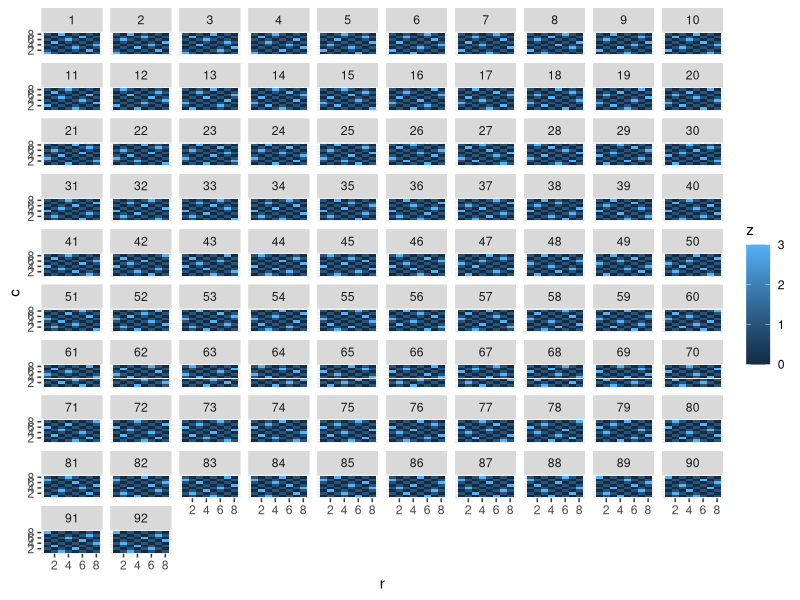

This figure's R source:
library(tidyverse)

#-----------------------------------------------------------------------------
#' Try and place a Queen given a vector of positions of the current Queens
#'
#' This function calls itself recursively for every valid placement of the
#' next queen. 
#'
#' @param queens A vector of integers representing the column placement 
#'               of queens so far. The index within this list
#'               is the row, and the value is the column.  
#'               To generate all solutions, pass in an empty vector (the default)
#'
#'  e.g. queens = c(1, 4, 7) corresponds to queens placed at c(1, 1), c(2, 4) and
#'  c(3, 7)
#'                  
#'
#'  ---------------------------------
#'  |   |   |   |   |   |   |   |   |
#'  ---------------------------------
#'  |   |   |   |   |   |   |   |   |
#'  ---------------------------------
#'  |   |   |   |   |   |   |   |   |
#'  ---------------------------------
#'  |   |   |   |   |   |   |   |   |
#'  ---------------------------------
#'  |   |   |   |   |   |   | Q |   |    3rd row, 7th column
#'  --------------------------------- 
#'  |   |   |   | Q |   |   |   |   |    2nd row, 4th column
#'  ---------------------------------
#'  | Q |   |   |   |   |   |   |   |    1st row, 1st column
#'  ---------------------------------
#'
#'
#'
#'
#' @return a list where each element is a vector of 8 integers 
#'         i.e. a solution to the 8 queens problem
#-----------------------------------------------------------------------------
place_queen <- function(queens=c()) {
  
  #---------------------------------------------------------------------------
  # If there are 8 queens placed, then this must be a solution.
  #---------------------------------------------------------------------------
  if (length(queens) == 8) {
    return(list(queens))
  }
  
  #---------------------------------------------------------------------------
  # Figure out where a queen can be placed in the next row.
  # Drop all columns that have already been taken - since we 
  # can't place a queen below an existing queen
  #---------------------------------------------------------------------------
  possible_placements <- setdiff(1:8, queens)
  
  #---------------------------------------------------------------------------
  # For each queen already on the board, find the diagonal 
  # positions that it can see in this row.
  #---------------------------------------------------------------------------
  diag_offsets <- seq.int(length(queens), 1)
  diags <- c(queens + diag_offsets, queens - diag_offsets)
  diags <- diags[diags > 0 & diags < 9]
  
  #---------------------------------------------------------------------------
  # Drop these diagonal columns from possible placements
  #---------------------------------------------------------------------------
  possible_placements <- setdiff(possible_placements, diags)
  
  #---------------------------------------------------------------------------
  # For each possible placement, try and place a queen
  #---------------------------------------------------------------------------
  possible_placements %>% 
    map(~place_queen(c(queens, .x))) %>%
    keep(~length(.x) > 0) %>%
    flatten()
}


#-----------------------------------------------------------------------------
#' Plot a single solution
#' @param queens a vector of 8 integers giving the column positions of 8 queens
#-----------------------------------------------------------------------------
plot_single_8queens <- function(queens, title = NULL) {
  queens_df <- tibble(cols = queens, rows=1:8)
  board_df <- expand.grid(cols = 1:8, rows = 1:8) %>% 
    mutate(check = (cols + rows) %%2 == 1)
  
  p <- ggplot(queens_df, aes(rows, cols)) + 
    geom_tile(data=board_df, aes(fill=check), colour='black') +
    geom_text(label='\u2655', family="Arial Unicode MS", size = 8) + 
    theme_void() + 
    coord_equal() + 
    scale_fill_manual(values = c('TRUE'='white', 'FALSE'='grey70')) + 
    theme(
      legend.position = 'none'
    ) 
  
  if (is.null(title)) {
    p <- p + labs(title = paste("Queens:", deparse(as.numeric(queens)))) 
  } else {
    p <- p + labs(title = title)
  }
}


#-----------------------------------------------------------------------------
# Start with no queens placed and generate all solutions.
#-----------------------------------------------------------------------------
solutions <- place_queen()

v=1:8
f=function(q){L=length(q)
if(L==8){q}else{flatten(map(setdiff(v,c(q,q+L:1,q-L:1)),~f(c(q,.))))}}
s=data.frame(c=unlist(f(c())),r=v,x=rep(1:92,e=8),z=3)
b=mutate(crossing(c=v,r=v),z=(c+r)%%2)
g=geom_tile
ggplot(s,aes(r,c,fill=z))+g(d=b)+g()+facet_wrap(~x)
